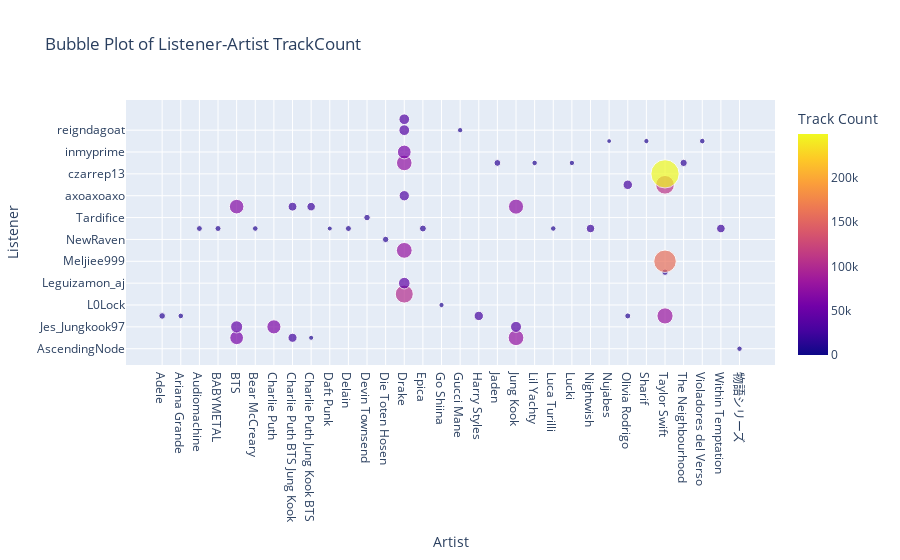

The notebook cell this image was saved under:
### Code cell
flat_df = listener_artist_table.reset_index().melt(id_vars='Listener', var_name='Artist', value_name='TrackCount')

# 使用 Plotly Express 生成气泡图
fig = px.scatter(flat_df, x='Artist', y='Listener', size='TrackCount', color='TrackCount',
                 labels={'TrackCount': 'Track Count'},
                 title='Bubble Plot of Listener-Artist TrackCount')

# 显示图形
fig.show()

### Figure 1 — Plotly figure (JSON) as saved in the notebook; plotly's stock layout.template omitted (floating-point values rounded to 4 significant figures; data arrays with more than 128 entries replaced by an {"elided": "..."} marker saying what was removed)
{"data": [{"hovertemplate": "Artist=%{x}<br>Listener=%{y}<br>Track Count=%{marker.color}<extra></extra>", "legendgroup": "", "marker": {"color": {"elided": "704 int values"}, "coloraxis": "coloraxis", "size": {"elided": "704 int values"}, "sizemode": "area", "sizeref": 624.1, "symbol": "circle"}, "mode": "markers", "name": "", "orientation": "v", "showlegend": false, "type": "scatter", "x": {"elided": "704 str values"}, "xaxis": "x", "y": {"elided": "704 str values"}, "yaxis": "y"}], "layout": {"coloraxis": {"colorbar": {"title": {"text": "Track Count"}}, "colorscale": [[0, "#0d0887"], [0.1111, "#46039f"], [0.2222, "#7201a8"], [0.3333, "#9c179e"], [0.4444, "#bd3786"], [0.5556, "#d8576b"], [0.6667, "#ed7953"], [0.7778, "#fb9f3a"], [0.8889, "#fdca26"], [1, "#f0f921"]]}, "legend": {"itemsizing": "constant", "tracegroupgap": 0}, "title": {"text": "Bubble Plot of Listener-Artist TrackCount"}, "xaxis": {"anchor": "y", "domain": [0, 1], "title": {"text": "Artist"}}, "yaxis": {"anchor": "x", "domain": [0, 1], "title": {"text": "Listener"}}}}
